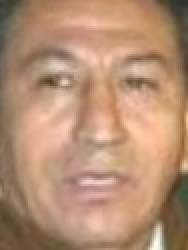
#> input picture data/raw/lfw/Alejandro_Toledo/Alejandro_Toledo_0006.jpg, 94 x 125 px (shown 2 times larger)
$ python -i image_enhancement.py   (imports and definitions only)
#> lines starting #> are read from the running program, lines starting #| are printed output that depends on the picture
#> further down, picture is the input picture: shape (125, 94, 3); mean B, G, R 114.5, 142.2, 180.7
"""Low-light image enhancement: CLAHE+Gamma (default) and Retinex (stretch)."""

from __future__ import annotations

from typing import Any

import cv2
import numpy as np


def apply_clahe(
    image_bgr: np.ndarray,
    clip_limit: float = 2.0,
    tile_grid_size: tuple[int, int] = (8, 8),
) -> np.ndarray:
#> called with clip_limit = 2, tile_grid_size = (8, 8)
    lab = cv2.cvtColor(image_bgr, cv2.COLOR_BGR2LAB)
#> lab: shape (125, 94, 3); mean of channels 0, 1, 2 157.6, 138.7, 148.3
    l, a, b = cv2.split(lab)
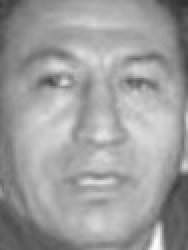
#> l: shape (125, 94) (shown 2 times larger); min 49, max 252, mean 157.6
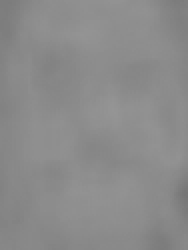
#> a: shape (125, 94) (shown 2 times larger); min 117, max 149, mean 138.7
    clahe = cv2.createCLAHE(clipLimit=float(clip_limit), tileGridSize=tuple(tile_grid_size))
    l2 = clahe.apply(l)
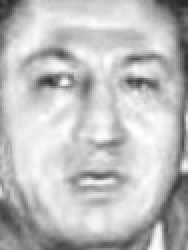
#> l2: shape (125, 94) (shown 2 times larger); min 35, max 255, mean 190.2
    merged = cv2.merge([l2, a, b])
#> merged: shape (125, 94, 3); mean of channels 0, 1, 2 190.2, 138.7, 148.3
    return cv2.cvtColor(merged, cv2.COLOR_LAB2BGR)
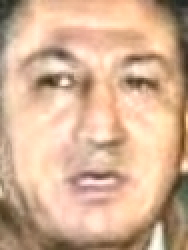
#> returned value: shape (125, 94, 3) (shown 2 times larger); mean B, G, R 148, 176.7, 212.4


def apply_gamma(image_bgr: np.ndarray, gamma: float = 1.2) -> np.ndarray:
    """gamma > 1 brightens mid-tones after CLAHE for dark faces."""
#> called with gamma = 1.2
    gamma = float(max(gamma, 1e-6))
#> gamma = 1.2
    inv = 1.0 / gamma
#> inv = 0.833
    table = np.array([((i / 255.0) ** inv) * 255 for i in range(256)]).astype("uint8")
#> table = 256 values from 0 to 255
    return cv2.LUT(image_bgr, table)


def apply_clahe_gamma(
    image_bgr: np.ndarray,
    clip_limit: float = 2.0,
    tile_grid_size: tuple[int, int] = (8, 8),
    gamma: float = 1.2,
) -> np.ndarray:
    return apply_gamma(apply_clahe(image_bgr, clip_limit, tile_grid_size), gamma)


def apply_single_scale_retinex(image_bgr: np.ndarray, sigma: float = 30.0) -> np.ndarray:
    """
    Simplified Single-Scale Retinex (stretch goal).
    Operates in log domain; output rescaled to uint8.
    """
    img = image_bgr.astype(np.float32) + 1.0
    blur = cv2.GaussianBlur(img, (0, 0), sigmaX=float(sigma), sigmaY=float(sigma))
    blur = np.maximum(blur, 1.0)
    retinex = np.log(img) - np.log(blur)
    # Per-channel rescale to [0, 255]
    out = np.zeros_like(image_bgr, dtype=np.uint8)
    for c in range(3):
        ch = retinex[:, :, c]
        ch = ch - ch.min()
        denom = ch.max() if ch.max() > 0 else 1.0
        out[:, :, c] = (ch / denom * 255).astype(np.uint8)
    return out


def enhance_image(image_bgr: np.ndarray, cfg: dict[str, Any]) -> np.ndarray:
    """Dispatch enhancement based on config.preprocessing.enhancement_method."""
    method = str(cfg["preprocessing"].get("enhancement_method", "clahe_gamma")).lower()
    if method in ("none", "off", "disabled"):
        return image_bgr
    if method == "clahe_gamma":
        c = cfg["preprocessing"]["clahe"]
        g = cfg["preprocessing"]["gamma"]
        return apply_clahe_gamma(
            image_bgr,
            clip_limit=float(c["clip_limit"]),
            tile_grid_size=tuple(c["tile_grid_size"]),
            gamma=float(g["value"]),
        )
    if method == "retinex":
        sigma = float(cfg["preprocessing"]["retinex"]["sigma"])
        return apply_single_scale_retinex(image_bgr, sigma=sigma)
    raise ValueError(f"Unknown enhancement_method: {method}")

>>> import cv2
>>> picture = cv2.imread('../../data/raw/lfw/Alejandro_Toledo/Alejandro_Toledo_0006.jpg')
>>> result = apply_clahe_gamma(picture)

$ run again, on data/raw/lfw/Alejandro_Toledo/Alejandro_Toledo_0012.jpg
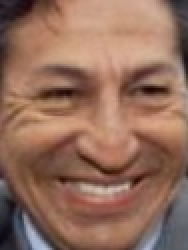
#> input picture data/raw/lfw/Alejandro_Toledo/Alejandro_Toledo_0012.jpg, 94 x 125 px (shown 2 times larger)
#> picture is the input picture: shape (125, 94, 3); mean B, G, R 91.8, 109.1, 147
#> lab: shape (125, 94, 3); mean of channels 0, 1, 2 125.2, 140.9, 143.5
#> in apply_clahe, `l2 = clahe.apply(l)`:
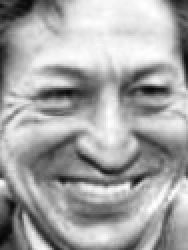
#> l2: shape (125, 94) (shown 2 times larger); min 7, max 255, mean 165.3
#> merged: shape (125, 94, 3); mean of channels 0, 1, 2 165.3, 140.9, 143.5
#> in apply_clahe, `return cv2.cvtColor(merged, cv2.COLOR_LAB2BGR)`:
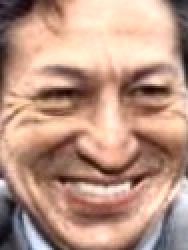
#> returned value: shape (125, 94, 3) (shown 2 times larger); mean B, G, R 132.2, 150.6, 187.8
#> gamma = 1.2
#> inv = 0.833
#> table = 256 values from 0 to 255

$ run again, on data/raw/lfw/Alejandro_Toledo/Alejandro_Toledo_0019.jpg
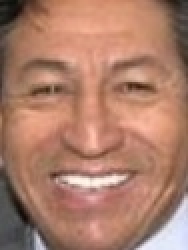
#> input picture data/raw/lfw/Alejandro_Toledo/Alejandro_Toledo_0019.jpg, 94 x 125 px (shown 2 times larger)
#> picture is the input picture: shape (125, 94, 3); mean B, G, R 106.2, 125.4, 171.8
#> lab: shape (125, 94, 3); mean of channels 0, 1, 2 143.8, 143.5, 145.6
#> in apply_clahe, `l2 = clahe.apply(l)`:
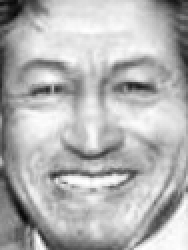
#> l2: shape (125, 94) (shown 2 times larger); min 7, max 255, mean 178.5
#> merged: shape (125, 94, 3); mean of channels 0, 1, 2 178.5, 143.5, 145.6
#> in apply_clahe, `return cv2.cvtColor(merged, cv2.COLOR_LAB2BGR)`:
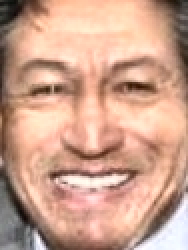
#> returned value: shape (125, 94, 3) (shown 2 times larger); mean B, G, R 141.2, 161.7, 204.5
#> gamma = 1.2
#> inv = 0.833
#> table = 256 values from 0 to 255
